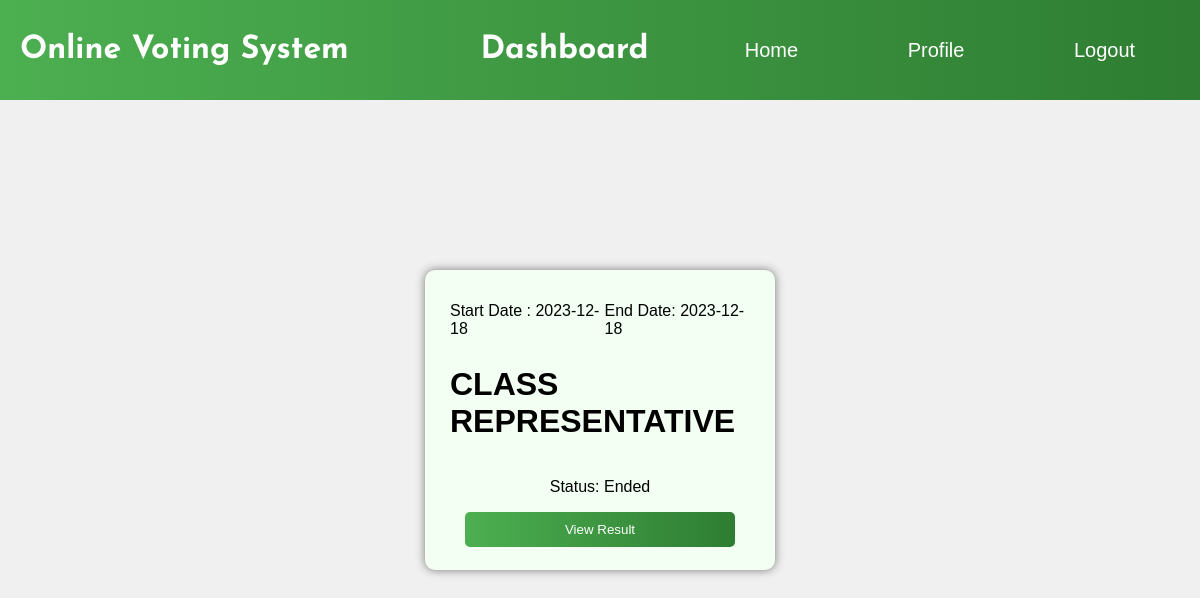
Screenshot of /pages/dashboard.php (signed in) with the database file from the repository.
### tables this page shows
CREATE TABLE `elections` (
  `ElectionID` int(11) NOT NULL,
  `Title` varchar(255) DEFAULT NULL,
  `Description` varchar(255) DEFAULT NULL,
  `Start_Date` date NOT NULL,
  `End_Date` date NOT NULL,
  `status` varchar(255) NOT NULL
);

### pages/dashboard.php (the view, shortened to what this page needs)
<?php
include("../actions/connect.php");
$sql = "SELECT * FROM elections";
$result = mysqli_query($con, $sql);
function getElectionStatus($start_date, $end_date) {
    $current_date = date('Y-m-d');
    if ($current_date < $start_date) {
        return "Upcoming";
    } elseif ($current_date >= $start_date && $current_date <= $end_date) {
        return "Ongoing";
    } else {
        return "Ended";
    }
}
?>
<!DOCTYPE html>
<html>
<head>
    <link rel="stylesheet" type="text/css" href="../css/dashboard.css">
</head>
<body>
<div class="title">
     <h1 class="headtitle">Online Voting System</h1><h1 class="ap"> Dashboard</h1>
     <div class="menus">
            <div><a href="./dashboard.php">Home</a></div>
            <div><a href="./Profile.php">Profile</a></div>
            <div><a href="../actions/logout.php">Logout</a></div>
    </div>
     </div>
    <div class="content">
        <?php
        if (isset($_SESSION['egroups']) && is_array($_SESSION['egroups'])) {
            foreach ($_SESSION['egroups'] as $election) {
                $title_data = $election['Title'];
                $start_date = $election['Start_Date'];
                $end_date = $election['End_Date'];
                $election_status = getElectionStatus($start_date, $end_date);
        ?>
       <div class="election">
        <div class="date">
         <p>Start Date : <?php echo "$start_date" ?></p><span></span>
         <p>End Date:  <?php echo "$end_date" ?></p>
           </div>
        <h1 class="etitle"><?php echo $title_data; ?> </h1>
        <p class="status">Status: <?php echo $election_status; ?></p>
        <?php if ($election_status === 'Ended') { ?>
        <form action="./result.php" method="post">
            <input type="submit" value="View Result" class="ebutton">
        </form>
    <?php } ?>
    </div>
        <?php
            }
        } else {
            echo "No elections found in the session.";
        }
        ?>
    </div>
</body>
</html>

### css/dashboard.css (style rules this page uses)
body { padding: 0px; margin:0px; box-sizing: border-box; background-color: #f0f0f0; font-family: 'Poppins', sans-serif; }
.date { width: 100%; height: 50px; display: flex; align-items: center; justify-content: space-between; }
.content { width: 100%; display: flex; align-items: center; justify-content: space-evenly; flex-wrap: wrap; height: 70vh; margin-top: 150px; }
.title { width: 100%; height: 100px; display: flex; justify-content: space-between; align-items: center; font-family: 'Josefin Sans', sans-serif; background: linear-gradient(to right, #4CAF50, #2E7D32); color:white; position: fixed; top:0; }
.headtitle { margin-left:20px; }
.ap { margin-left:100px; }
.menus { width: 500px; display: flex; justify-content: space-around; align-items: center; font-family: 'Poppins', sans-serif; padding:10px; }
.menus > div >a { text-decoration: none; font-size: 20px; }
.election { width: 25%; height: 250px; display: flex; flex-direction: column; justify-content: space-between; align-items: center; padding: 25px; box-shadow: 0px 0px 10px rgba(0, 0, 0, 0.5); background-color: rgb(243, 255, 243); border-radius: 10px; margin-bottom: 20px; }
.ebutton { width: 270px; border: none; padding:10px; border-radius: 5px; margin-bottom: 20px; background: linear-gradient(to right, #4CAF50, #2E7D32); cursor: pointer; color:white; opacity: 1; transform: translateY(0); transition-duration: .35s; }
a { color:white; position: relative; text-decoration: none; }
a::before { content: ''; position: absolute; width: 100%; height: 4px; border-radius: 4px; background-color:rgb(84, 212, 84); bottom: 0; left: 0; transform-origin: right; transform: scaleX(0); transition: transform .3s ease-in-out; }

### rows the page displays
elections: Start_Date "2023-12-18", End_Date "2023-12-18", Title "CLASS REPRESENTATIVE", election_status "Ended"
